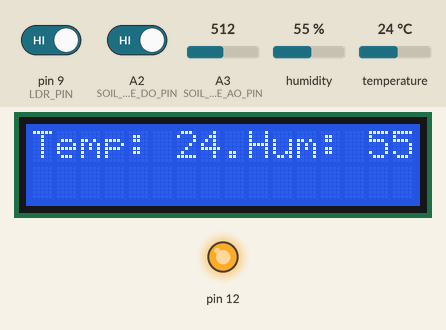
The sketch below on a simulated Arduino Uno, built with avr-gcc and run on an emulated ATmega328P. Shown: 16×2 character LCD, output pins drawn as LEDs (lit = HIGH). The test bench sets the inputs (shaded band); at power-on: pin 9 (LDR_PIN) HIGH, A2 (SOIL_MOISTURE_DO_PIN) HIGH, humidity 55 %, A3 (SOIL_MOISTURE_AO_PIN) = 512, temperature 24 °C.

Above: at 3.2 s.
3.3 s: pin 9 (LDR_PIN) driven LOW
At 12.7 s:
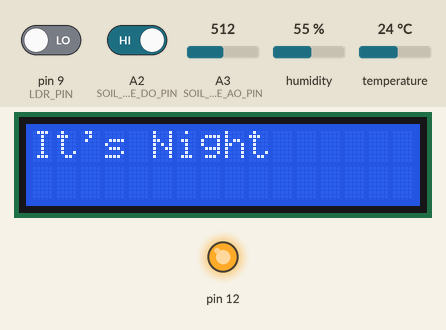
15.2 s: A2 (SOIL_MOISTURE_DO_PIN) driven LOW
At 22.8 s:
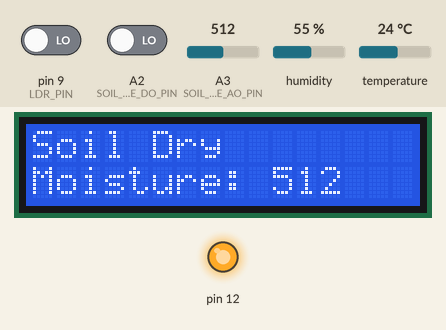
25.7 s: humidity set to 22 %
At 27.0 s:
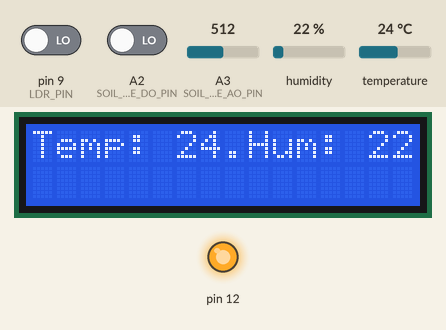
32.4 s: A3 (SOIL_MOISTURE_AO_PIN) set to 716
At 41.7 s:
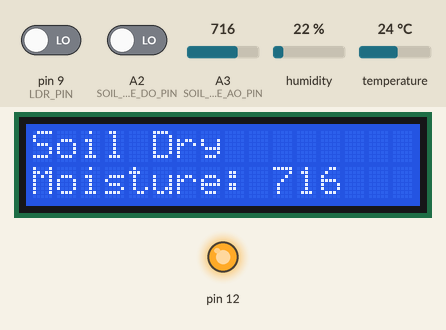
43.8 s: temperature set to 12 °C
At 44.7 s:
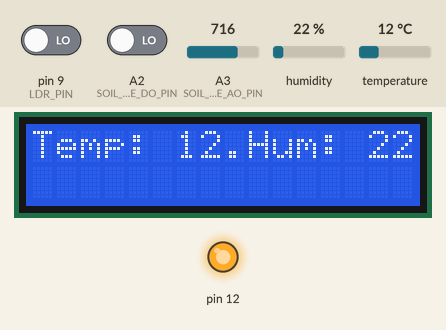
50.5 s: A3 (SOIL_MOISTURE_AO_PIN) set to 900
At 59.4 s:
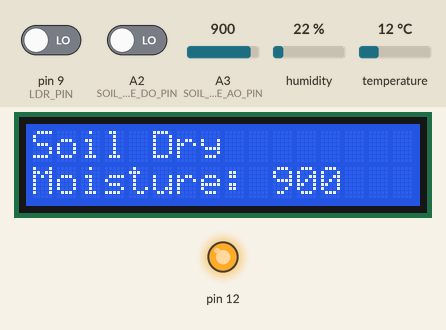
Timing chart, 0 to 60.9 s (numbered marks = the images above; inputs shaded):
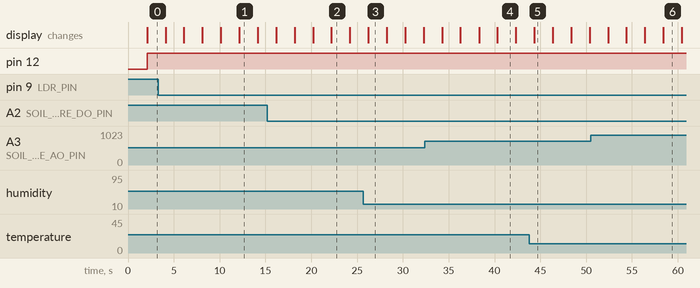

Measured:
- after the input at 3.3 s, the display: first differs from a run without the input after 8.8 s (image 1)
- after the input at 15.2 s, the display: first differs from a run without the input after 7.0 s (image 2)
- what the display in image 1 shows lasts 2.1 s, from 12.1 s to 14.2 s

The sketch:

plant_care_system.ino
```cpp
#include <LiquidCrystal.h>
#include <DHT.h>

#define DHTPIN 13
#define DHTTYPE DHT11
#define LDR_PIN 9
#define SOIL_MOISTURE_DO_PIN A2
#define SOIL_MOISTURE_AO_PIN A3

DHT dht(DHTPIN , DHTTYPE);
LiquidCrystal lcd(7,6,5,4,3,2);

void setup() {
  // put your setup code here, to run once:
  lcd.begin(16,2);
  dht.begin();
  lcd.print("Initialising");
  delay(2000);
  lcd.clear();
  pinMode(LDR_PIN , INPUT);
  pinMode(SOIL_MOISTURE_DO_PIN , INPUT);
  pinMode(12 , OUTPUT);
}

void loop() {
  // put your main code here, to run repeatedly:
  float temp = dht.readTemperature();
  float humidity = dht.readHumidity();
  int soilmoisturedv = digitalRead(SOIL_MOISTURE_DO_PIN);
  int soilmoistureav = analogRead(SOIL_MOISTURE_AO_PIN);
  int ldrValue = digitalRead(LDR_PIN);
  digitalWrite(12, HIGH);

  if (isnan(temp) || isnan(humidity)) {
    lcd.setCursor(0, 0);
    lcd.print("DHT11 error");
  } else {
    lcd.setCursor(0, 0);
    lcd.print("Temp: ");
    lcd.print(temp);
    lcd.print("C");

    lcd.setCursor(9, 0);
    lcd.print("Hum: ");
    lcd.print(humidity);
    lcd.print("%");
    delay(2000);

    lcd.clear();
    lcd.setCursor(0, 0);
    lcd.print(soilmoisturedv == LOW ? "Soil Dry" : "Soil Wet");
    lcd.setCursor(0, 1);
    lcd.print("Moisture: ");
    lcd.print(soilmoistureav);

    delay(2000);

    lcd.clear();
    lcd.setCursor(0, 0);
    lcd.print(ldrValue == LOW ? "It's Night" : "It's Day");

    delay(2000);
  }
}
```
